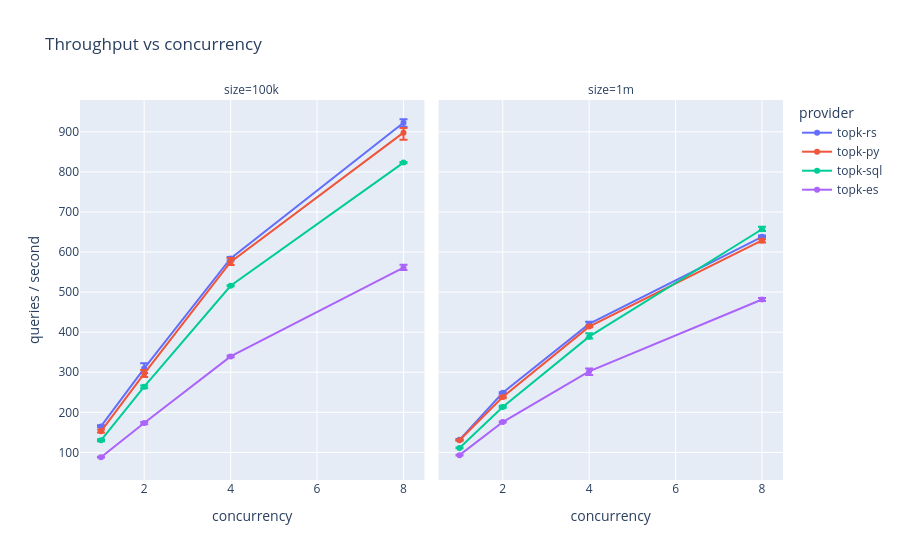

The notebook cell this image was saved under:
### Markdown cell above
## Throughput under concurrency

### Code cell
if unf is not None and len(unf):
    r = (agg(unf, ["provider", "size", "concurrency"], "qps")
           .with_columns([(pl.col("hi") - pl.col("value")).alias("err_plus"),
                          (pl.col("value") - pl.col("lo")).alias("err_minus"),
                          pl.col("concurrency").cast(pl.Int32),
                          pl.col("provider").cast(pl.Enum(ORDER))])
           .sort("concurrency"))
    fig = px.line(r.to_pandas(), x="concurrency", y="value", color="provider",
                  facet_col="size", markers=True,
                  error_y="err_plus", error_y_minus="err_minus",
                  category_orders={"size": SIZES, "provider": ORDER},
                  labels={"value": "queries / second"}, title="Throughput vs concurrency")
    fig.show()

### Figure 1 — Plotly figure (JSON) as saved in the notebook; plotly's stock layout.template omitted (floating-point values rounded to 4 significant figures)
{"data": [{"error_y": {"array": [2.977, 12.99, 3.276, 8.667], "arrayminus": [1.506, 11.11, 5.414, 10.26]}, "hovertemplate": "provider=topk-rs<br>size=100k<br>concurrency=%{x}<br>queries / second=%{y}<extra></extra>", "legendgroup": "topk-rs", "line": {"color": "#636efa", "dash": "solid"}, "marker": {"symbol": "circle"}, "mode": "lines+markers", "name": "topk-rs", "orientation": "v", "showlegend": true, "type": "scatter", "x": [1, 2, 4, 8], "xaxis": "x", "y": [164.7, 309.5, 584.1, 922.7], "yaxis": "y"}, {"error_y": {"array": [4.839, 9.575, 9.667, 11.39], "arrayminus": [2.54, 8.149, 7.678, 17.57]}, "hovertemplate": "provider=topk-py<br>size=100k<br>concurrency=%{x}<br>queries / second=%{y}<extra></extra>", "legendgroup": "topk-py", "line": {"color": "#EF553B", "dash": "solid"}, "marker": {"symbol": "circle"}, "mode": "lines+markers", "name": "topk-py", "orientation": "v", "showlegend": true, "type": "scatter", "x": [1, 2, 4, 8], "xaxis": "x", "y": [152.5, 296.3, 575.3, 897.9], "yaxis": "y"}, {"error_y": {"array": [2.391, 2.943, 1.552, 1.609], "arrayminus": [2.506, 4.195, 1.31, 1.425]}, "hovertemplate": "provider=topk-sql<br>size=100k<br>concurrency=%{x}<br>queries / second=%{y}<extra></extra>", "legendgroup": "topk-sql", "line": {"color": "#00cc96", "dash": "solid"}, "marker": {"symbol": "circle"}, "mode": "lines+markers", "name": "topk-sql", "orientation": "v", "showlegend": true, "type": "scatter", "x": [1, 2, 4, 8], "xaxis": "x", "y": [130.1, 264.0, 515.9, 823.2], "yaxis": "y"}, {"error_y": {"array": [0.9655, 2.218, 2.506, 7.126], "arrayminus": [0.8966, 3.368, 2.011, 6.08]}, "hovertemplate": "provider=topk-es<br>size=100k<br>concurrency=%{x}<br>queries / second=%{y}<extra></extra>", "legendgroup": "topk-es", "line": {"color": "#ab63fa", "dash": "solid"}, "marker": {"symbol": "circle"}, "mode": "lines+markers", "name": "topk-es", "orientation": "v", "showlegend": true, "type": "scatter", "x": [1, 2, 4, 8], "xaxis": "x", "y": [87.86, 173.4, 339.5, 561.0], "yaxis": "y"}, {"error_y": {"array": [1.828, 1.195, 5.54, 3.138], "arrayminus": [1.759, 2.115, 6.943, 1.621]}, "hovertemplate": "provider=topk-rs<br>size=1m<br>concurrency=%{x}<br>queries / second=%{y}<extra></extra>", "legendgroup": "topk-rs", "line": {"color": "#636efa", "dash": "solid"}, "marker": {"symbol": "circle"}, "mode": "lines+markers", "name": "topk-rs", "orientation": "v", "showlegend": false, "type": "scatter", "x": [1, 2, 4, 8], "xaxis": "x2", "y": [131.3, 248.7, 420.6, 637.9], "yaxis": "y2"}, {"error_y": {"array": [1.138, 1.402, 2.759, 2.92], "arrayminus": [0.8966, 2.805, 1.483, 5.356]}, "hovertemplate": "provider=topk-py<br>size=1m<br>concurrency=%{x}<br>queries / second=%{y}<extra></extra>", "legendgroup": "topk-py", "line": {"color": "#EF553B", "dash": "solid"}, "marker": {"symbol": "circle"}, "mode": "lines+markers", "name": "topk-py", "orientation": "v", "showlegend": false, "type": "scatter", "x": [1, 2, 4, 8], "xaxis": "x2", "y": [130.3, 238.0, 413.9, 629.1], "yaxis": "y2"}, {"error_y": {"array": [0.7126, 2.989, 8.276, 5.92], "arrayminus": [0.5977, 2.011, 4.724, 4.425]}, "hovertemplate": "provider=topk-sql<br>size=1m<br>concurrency=%{x}<br>queries / second=%{y}<extra></extra>", "legendgroup": "topk-sql", "line": {"color": "#00cc96", "dash": "solid"}, "marker": {"symbol": "circle"}, "mode": "lines+markers", "name": "topk-sql", "orientation": "v", "showlegend": false, "type": "scatter", "x": [1, 2, 4, 8], "xaxis": "x2", "y": [111.2, 213.1, 388.8, 656.9], "yaxis": "y2"}, {"error_y": {"array": [0.7586, 1.287, 6.644, 3.713], "arrayminus": [0.8621, 1.402, 9.46, 4.046]}, "hovertemplate": "provider=topk-es<br>size=1m<br>concurrency=%{x}<br>queries / second=%{y}<extra></extra>", "legendgroup": "topk-es", "line": {"color": "#ab63fa", "dash": "solid"}, "marker": {"symbol": "circle"}, "mode": "lines+markers", "name": "topk-es", "orientation": "v", "showlegend": false, "type": "scatter", "x": [1, 2, 4, 8], "xaxis": "x2", "y": [93.14, 175.7, 302.4, 481.7], "yaxis": "y2"}], "layout": {"annotations": [{"font": {}, "showarrow": false, "text": "size=100k", "x": 0.245, "xanchor": "center", "xref": "paper", "y": 1.0, "yanchor": "bottom", "yref": "paper"}, {"font": {}, "showarrow": false, "text": "size=1m", "x": 0.755, "xanchor": "center", "xref": "paper", "y": 1.0, "yanchor": "bottom", "yref": "paper"}], "legend": {"title": {"text": "provider"}, "tracegroupgap": 0}, "title": {"text": "Throughput vs concurrency"}, "xaxis": {"anchor": "y", "domain": [0.0, 0.49], "title": {"text": "concurrency"}}, "xaxis2": {"anchor": "y2", "domain": [0.51, 1.0], "matches": "x", "title": {"text": "concurrency"}}, "yaxis": {"anchor": "x", "domain": [0.0, 1.0], "title": {"text": "queries / second"}}, "yaxis2": {"anchor": "x2", "domain": [0.0, 1.0], "matches": "y", "showticklabels": false}}}
